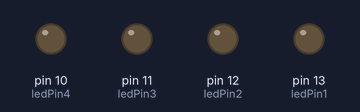
Recording of a sketch running on a simulated Arduino Uno, built with avr-gcc and run on an emulated ATmega328P. On the bench: output pins drawn as LEDs (lit = HIGH).

Above: at 0.2 s.
At 1.0 s:
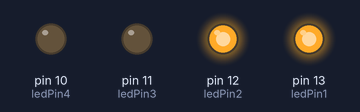
At 1.4 s:
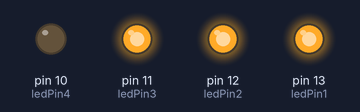
At 2.6 s:
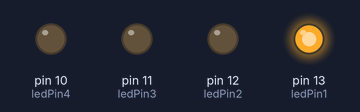
At 3.8 s:
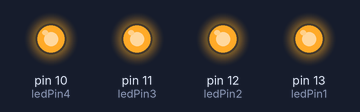
Timing chart, 0 to 4.6 s (numbered marks = the images above):
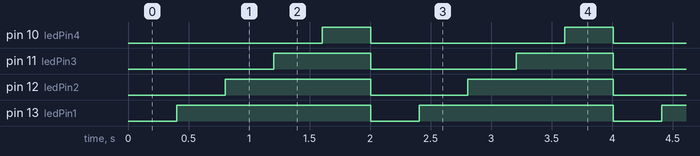

Measured:
- by itself, pin 10 (ledPin4): alternates HIGH for 0.40 s and LOW for 1.6 s
- by itself, pin 11 (ledPin3): alternates HIGH for 0.80 s and LOW for 1.2 s
- by itself, pin 12 (ledPin2): alternates HIGH for 1.2 s and LOW for 0.80 s
- by itself, pin 13 (ledPin1): alternates HIGH for 1.6 s and LOW for 0.40 s

The sketch:

MyBlinkWithoutDelay.ino
```cpp
// set pin numbers:
const int ledPin1 =  13;      // the number of the LED pin
const int ledPin2 =  12;      // the number of the LED pin
const int ledPin3 =  11;      // the number of the LED pin
const int ledPin4 =  10;      // the number of the LED pin

int leds[] = {ledPin1,ledPin2,ledPin3,ledPin4};


// Variables will change:
int ledState = LOW;            // ledState used to set the LED
long previousMillis = 0;       // will store last time LED was updated
long interval = 400;           // interval at which to blink (milliseconds)

int current_led = 0;
void setup() {
  // set the digital pin as output:
  pinMode(ledPin1, OUTPUT);
  pinMode(ledPin2, OUTPUT);
  pinMode(ledPin3, OUTPUT);
  pinMode(ledPin4, OUTPUT);
}

void loop()
{
  unsigned long currentMillis = millis();

  if(currentMillis - previousMillis > interval) {
    // save the last time you blinked the LED
    previousMillis = currentMillis;

    // set the LED with the ledState of the variable:
    if(current_led==4) {
      digitalWrite(leds[0], LOW);
      digitalWrite(leds[1], LOW);
      digitalWrite(leds[2], LOW);
      digitalWrite(leds[3], LOW);
      current_led=0;
    }
    else {
      digitalWrite(leds[current_led], HIGH);
      current_led++;
    }

  }
}
```
